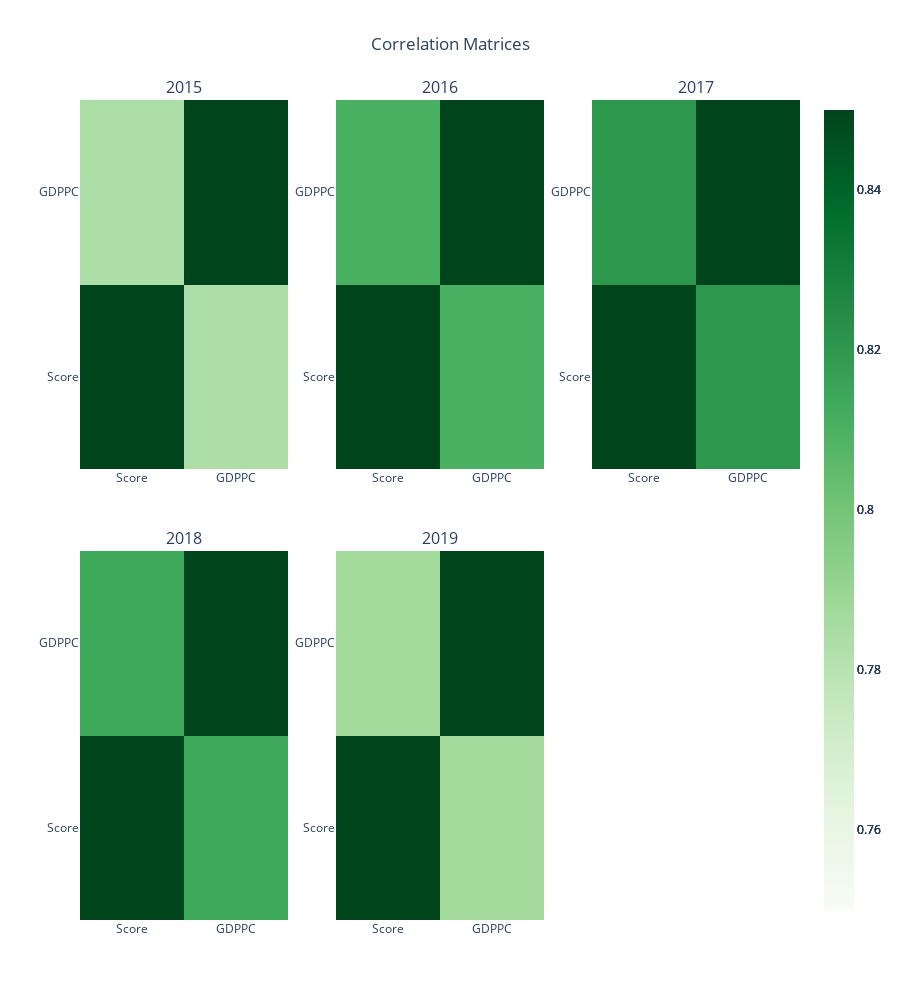

The notebook cell this image was saved under:
### Markdown cell above
## Visualize GDP vs Happiness Score

### Code cell
df_range = [x.iloc[0:2, 0:2] for x in df_range]

fig = make_subplots(rows=2, cols=3, subplot_titles=('2015', '2016', '2017', '2018', '2019'), vertical_spacing=0.1)

i = 1
j = 1

for corr in df_range:
    fig.add_trace(go.Heatmap(z=corr, x=corr.columns, y=corr.columns, hoverongaps = False, zmin=0.75, zmax=0.85, colorscale='Greens'), row=i, col=j)
    j += 1
    if j == 4:
        j = 1
        i += 1
fig.update_layout(title='Correlation Matrices', height=1000, title_x=0.5)
fig.show()

### Figure 1 — Plotly figure (JSON) as saved in the notebook; plotly's stock layout.template omitted (floating-point values rounded to 4 significant figures)
{"data": [{"colorscale": [[0, "rgb(247,252,245)"], [0.125, "rgb(229,245,224)"], [0.25, "rgb(199,233,192)"], [0.375, "rgb(161,217,155)"], [0.5, "rgb(116,196,118)"], [0.625, "rgb(65,171,93)"], [0.75, "rgb(35,139,69)"], [0.875, "rgb(0,109,44)"], [1, "rgb(0,68,27)"]], "hoverongaps": false, "type": "heatmap", "x": ["Score", "GDPPC"], "xaxis": "x", "y": ["Score", "GDPPC"], "yaxis": "y", "z": [[1, 0.7833], [0.7833, 1]], "zmax": 0.85, "zmin": 0.75}, {"colorscale": [[0, "rgb(247,252,245)"], [0.125, "rgb(229,245,224)"], [0.25, "rgb(199,233,192)"], [0.375, "rgb(161,217,155)"], [0.5, "rgb(116,196,118)"], [0.625, "rgb(65,171,93)"], [0.75, "rgb(35,139,69)"], [0.875, "rgb(0,109,44)"], [1, "rgb(0,68,27)"]], "hoverongaps": false, "type": "heatmap", "x": ["Score", "GDPPC"], "xaxis": "x2", "y": ["Score", "GDPPC"], "yaxis": "y2", "z": [[1, 0.8105], [0.8105, 1]], "zmax": 0.85, "zmin": 0.75}, {"colorscale": [[0, "rgb(247,252,245)"], [0.125, "rgb(229,245,224)"], [0.25, "rgb(199,233,192)"], [0.375, "rgb(161,217,155)"], [0.5, "rgb(116,196,118)"], [0.625, "rgb(65,171,93)"], [0.75, "rgb(35,139,69)"], [0.875, "rgb(0,109,44)"], [1, "rgb(0,68,27)"]], "hoverongaps": false, "type": "heatmap", "x": ["Score", "GDPPC"], "xaxis": "x3", "y": ["Score", "GDPPC"], "yaxis": "y3", "z": [[1, 0.8205], [0.8205, 1]], "zmax": 0.85, "zmin": 0.75}, {"colorscale": [[0, "rgb(247,252,245)"], [0.125, "rgb(229,245,224)"], [0.25, "rgb(199,233,192)"], [0.375, "rgb(161,217,155)"], [0.5, "rgb(116,196,118)"], [0.625, "rgb(65,171,93)"], [0.75, "rgb(35,139,69)"], [0.875, "rgb(0,109,44)"], [1, "rgb(0,68,27)"]], "hoverongaps": false, "type": "heatmap", "x": ["Score", "GDPPC"], "xaxis": "x4", "y": ["Score", "GDPPC"], "yaxis": "y4", "z": [[1, 0.8136], [0.8136, 1]], "zmax": 0.85, "zmin": 0.75}, {"colorscale": [[0, "rgb(247,252,245)"], [0.125, "rgb(229,245,224)"], [0.25, "rgb(199,233,192)"], [0.375, "rgb(161,217,155)"], [0.5, "rgb(116,196,118)"], [0.625, "rgb(65,171,93)"], [0.75, "rgb(35,139,69)"], [0.875, "rgb(0,109,44)"], [1, "rgb(0,68,27)"]], "hoverongaps": false, "type": "heatmap", "x": ["Score", "GDPPC"], "xaxis": "x5", "y": ["Score", "GDPPC"], "yaxis": "y5", "z": [[1, 0.787], [0.787, 1]], "zmax": 0.85, "zmin": 0.75}], "layout": {"annotations": [{"font": {"size": 16}, "showarrow": false, "text": "2015", "x": 0.1444, "xanchor": "center", "xref": "paper", "y": 1, "yanchor": "bottom", "yref": "paper"}, {"font": {"size": 16}, "showarrow": false, "text": "2016", "x": 0.5, "xanchor": "center", "xref": "paper", "y": 1, "yanchor": "bottom", "yref": "paper"}, {"font": {"size": 16}, "showarrow": false, "text": "2017", "x": 0.8556, "xanchor": "center", "xref": "paper", "y": 1, "yanchor": "bottom", "yref": "paper"}, {"font": {"size": 16}, "showarrow": false, "text": "2018", "x": 0.1444, "xanchor": "center", "xref": "paper", "y": 0.45, "yanchor": "bottom", "yref": "paper"}, {"font": {"size": 16}, "showarrow": false, "text": "2019", "x": 0.5, "xanchor": "center", "xref": "paper", "y": 0.45, "yanchor": "bottom", "yref": "paper"}], "height": 1000, "title": {"text": "Correlation Matrices", "x": 0.5}, "xaxis": {"anchor": "y", "domain": [0, 0.2889]}, "xaxis2": {"anchor": "y2", "domain": [0.3556, 0.6444]}, "xaxis3": {"anchor": "y3", "domain": [0.7111, 1]}, "xaxis4": {"anchor": "y4", "domain": [0, 0.2889]}, "xaxis5": {"anchor": "y5", "domain": [0.3556, 0.6444]}, "xaxis6": {"anchor": "y6", "domain": [0.7111, 1]}, "yaxis": {"anchor": "x", "domain": [0.55, 1]}, "yaxis2": {"anchor": "x2", "domain": [0.55, 1]}, "yaxis3": {"anchor": "x3", "domain": [0.55, 1]}, "yaxis4": {"anchor": "x4", "domain": [0, 0.45]}, "yaxis5": {"anchor": "x5", "domain": [0, 0.45]}, "yaxis6": {"anchor": "x6", "domain": [0, 0.45]}}}
